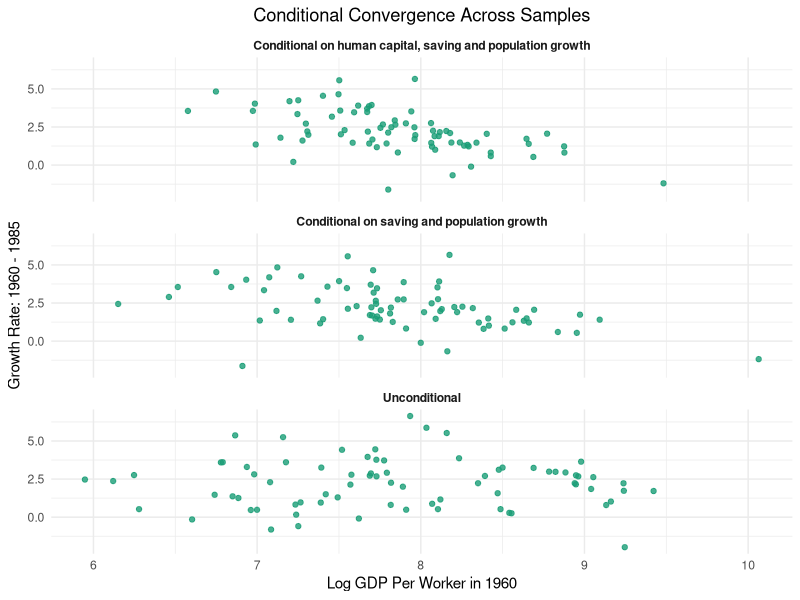

The R script that drew this image:

suppressPackageStartupMessages({
  library(readr)
  library(dplyr)
  library(purrr)
  library(broom)
  library(tidyr)
  library(ggplot2)
})

'%||%' <- function(x, y) {
  if (!is.null(x)) x else y
}

format_with_stars <- function(estimate, p_value, digits = 2) {
  if (is.na(estimate)) {
    return("")
  }
  base <- formatC(estimate, format = "f", digits = digits)
  if (is.na(p_value)) {
    return(base)
  }
  stars <- if (p_value < 0.01) {
    "***"
  } else if (p_value < 0.05) {
    "**"
  } else if (p_value < 0.1) {
    "*"
  } else {
    ""
  }
  paste0(base, stars)
}

build_table <- function(models, term_map, stat_specs = list(), digits = 2) {
  model_names <- names(models)
  tidy_models <- map(models, tidy)
  
  coef_rows <- map_dfr(seq_along(term_map), function(i) {
    term_name <- names(term_map)[i]
    label <- unname(term_map[i])
    values <- map_chr(model_names, function(model_name) {
      tm <- tidy_models[[model_name]]
      row <- tm[tm$term == term_name, , drop = FALSE]
      if (nrow(row) == 0) {
        return("")
      }
      format_with_stars(row$estimate, row$p.value, digits = digits)
    })
    tibble(term = label, !!!set_names(values, model_names))
  })
  
  if (length(stat_specs) > 0) {
    stat_rows <- map_dfr(names(stat_specs), function(label) {
      spec <- stat_specs[[label]]
      fn <- spec$fn
      digits_spec <- spec$digits %||% digits
      fmt <- spec$fmt
      values <- map_chr(models, function(mod) {
        value <- fn(mod)
        if (is.na(value)) {
          return("")
        }
        if (!is.null(fmt)) {
          return(sprintf(fmt, value))
        }
        formatC(value, format = "f", digits = digits_spec)
      })
      tibble(term = label, !!!set_names(values, model_names))
    })
    bind_rows(coef_rows, stat_rows)
  } else {
    coef_rows
  }
}

calc_adj_r2 <- function(mod) {
  summary(mod)$adj.r.squared
}

calc_n <- function(mod) {
  stats::nobs(mod)
}

calc_sigma <- function(mod) {
  summary(mod)$sigma
}

implied_alpha_ls <- function(mod) {
  beta <- coef(mod)[["ls"]]
  if (is.null(beta) || is.na(beta)) {
    return(NA_real_)
  }
  beta / (1 + beta)
}

implied_alpha_lslngd <- function(mod) {
  beta <- coef(mod)[["ls_lngd"]]
  if (is.null(beta) || is.na(beta)) {
    return(NA_real_)
  }
  beta / (1 + beta)
}

implied_alpha_hc <- function(mod) {
  beta_s <- coef(mod)[["ls"]]
  beta_h <- coef(mod)[["lschool"]]
  if (any(is.null(c(beta_s, beta_h))) || any(is.na(c(beta_s, beta_h)))) {
    return(NA_real_)
  }
  denom <- 1 + beta_s + beta_h
  beta_s / denom
}

implied_beta_hc <- function(mod) {
  beta_s <- coef(mod)[["ls"]]
  beta_h <- coef(mod)[["lschool"]]
  if (any(is.null(c(beta_s, beta_h))) || any(is.na(c(beta_s, beta_h)))) {
    return(NA_real_)
  }
  denom <- 1 + beta_s + beta_h
  beta_h / denom
}

implied_alpha_hc_res <- function(mod) {
  beta_s <- coef(mod)[["ls_lngd"]]
  beta_h <- coef(mod)[["lsch_ngd"]]
  if (any(is.null(c(beta_s, beta_h))) || any(is.na(c(beta_s, beta_h)))) {
    return(NA_real_)
  }
  denom <- 1 + beta_s + beta_h
  beta_s / denom
}

implied_beta_hc_res <- function(mod) {
  beta_s <- coef(mod)[["ls_lngd"]]
  beta_h <- coef(mod)[["lsch_ngd"]]
  if (any(is.null(c(beta_s, beta_h))) || any(is.na(c(beta_s, beta_h)))) {
    return(NA_real_)
  }
  denom <- 1 + beta_s + beta_h
  beta_h / denom
}

implied_lambda <- function(mod) {
  beta <- coef(mod)[["ly60"]]
  if (is.null(beta) || is.na(beta)) {
    return(NA_real_)
  }
  -log(beta + 1) / 25
}

data_dir <- file.path("data")
results_dir <- file.path("results")
tables_dir <- file.path(results_dir, "tables")
figures_dir <- file.path(results_dir, "figures")

if (!dir.exists(data_dir)) {
  dir.create(data_dir)
}

if (!dir.exists(results_dir)) {
  dir.create(results_dir)
}
if (!dir.exists(tables_dir)) {
  dir.create(tables_dir, recursive = TRUE)
}
if (!dir.exists(figures_dir)) {
  dir.create(figures_dir, recursive = TRUE)
}

mrw <- read_csv("data/mrw.csv") %>%
  select(-number) %>%
  mutate(
    lngd = log(popgrowth / 100 + 0.05),   #  g + delta is 5%
    ls = log(i_y / 100),
    ls_lngd = ls - lngd,
    lschool = log(school),
    lsch_ngd = lschool - lngd,
    ly60 = log(rgdpw60),
    ly85 = log(rgdpw85),
    linv = log(i_y),
    growth = ly85 - ly60
  )

data_reg <- filter(mrw, n == 1)
data_d <- filter(data_reg, i == 1)
data_oecd <- filter(data_reg, o == 1)

samples <- list(
  'Non-Oil' = data_reg,
  'Intermediate' = data_d,
  'OECD' = data_oecd
)

models_unres <- map(samples, ~ lm(ly85 ~ ls + lngd, data = .x))
models_res <- map(samples, ~ lm(ly85 ~ ls_lngd, data = .x))
models_hc_unres <- map(samples, ~ lm(ly85 ~ ls + lngd + lschool, data = .x))
models_hc_res <- map(samples, ~ lm(ly85 ~ ls_lngd + lsch_ngd, data = .x))

stat_base <- list(
  'R^2' = list(fn = calc_adj_r2, digits = 2),
  'N' = list(fn = calc_n, fmt = "%.0f"),
  's.e.e.' = list(fn = calc_sigma, digits = 2)
)

stat_alpha <- c(
  stat_base,
  list('Implied alpha' = list(fn = implied_alpha_ls, digits = 2))
)

stat_alpha_res <- c(
  stat_base,
  list('Implied alpha' = list(fn = implied_alpha_lslngd, digits = 2))
)

stat_alpha_beta <- c(
  stat_base,
  list(
    'Implied alpha' = list(fn = implied_alpha_hc, digits = 2),
    'Implied beta' = list(fn = implied_beta_hc, digits = 2)
  )
)

stat_alpha_beta_res <- c(
  stat_base,
  list(
    'Implied alpha' = list(fn = implied_alpha_hc_res, digits = 2),
    'Implied beta' = list(fn = implied_beta_hc_res, digits = 2)
  )
)

stat_lambda_alpha_beta_res <- c(
  stat_base,
  list(
    'Implied lambda' = list(fn = implied_lambda, digits = 5),
    'Implied alpha' = list(fn = implied_alpha_hc_res, digits = 2),
    'Implied beta' = list(fn = implied_beta_hc_res, digits = 2)
  )
)

term_labels_basic <- c(
  '(Intercept)' = "Constant",
  ls = "log(s)",
  lngd = "log(n+g+d)"
)

term_labels_restricted <- c(
  '(Intercept)' = "Constant",
  ls_lngd = "log(s) - log(n+g+d)"
)

term_labels_hc <- c(
  '(Intercept)' = "Constant",
  ls = "log(s)",
  lngd = "log(n+g+d)",
  lschool = "log(s_h)"
)

term_labels_hc_res <- c(
  '(Intercept)' = "Constant",
  ls = "log(s)",
  ls_lngd = "log(s) - log(n+g+d)",
  lsch_ngd = "log(s_h) - log(n+g+d)"
)

table_unres <- build_table(models_unres, term_labels_basic, stat_alpha, digits = 2)
write_csv(table_unres, file.path(tables_dir, "mrw_table_unrestricted.csv"))

table_res <- build_table(models_res, term_labels_restricted, stat_alpha_res, digits = 2)
write_csv(table_res, file.path(tables_dir, "mrw_table_restricted.csv"))

term_labels_hc_res_table <- c(
  '(Intercept)' = "Constant",
  ls_lngd = "log(s) - log(n+g+d)",
  lsch_ngd = "log(s_h) - log(n+g+d)"
)

table_hc_unres <- build_table(models_hc_unres, term_labels_hc, stat_alpha_beta, digits = 2)
write_csv(table_hc_unres, file.path(tables_dir, "mrw_table_human_capital_unrestricted.csv"))

table_hc_res <- build_table(models_hc_res, term_labels_hc_res_table, stat_alpha_beta_res, digits = 2)
write_csv(table_hc_res, file.path(tables_dir, "mrw_table_human_capital_restricted.csv"))

models_roc <- map(samples, ~ lm(growth ~ ly60, data = .x))
models_roc_cond <- map(samples, ~ lm(growth ~ ly60 + ls + lngd, data = .x))
models_roc_cond_hc <- map(samples, ~ lm(growth ~ ly60 + ls + lngd + lschool, data = .x))
models_roc_res <- map(samples, ~ lm(growth ~ ly60 + ls_lngd + lsch_ngd, data = .x))

stat_lambda <- c(
  stat_base,
  list('Implied lambda' = list(fn = implied_lambda, digits = 5))
)

term_labels_convergence <- c(
  '(Intercept)' = "Constant",
  ly60 = "log(y_0)"
)

table_roc <- build_table(models_roc, term_labels_convergence, stat_lambda, digits = 5)
write_csv(table_roc, file.path(tables_dir, "mrw_table_unconditional_convergence.csv"))

term_labels_convergence_cond <- c(
  '(Intercept)' = "Constant",
  ly60 = "log(y_0)",
  ls = "log(s)",
  lngd = "log(n+g+d)"
)

table_roc_cond <- build_table(models_roc_cond, term_labels_convergence_cond, stat_lambda, digits = 5)
write_csv(table_roc_cond, file.path(tables_dir, "mrw_table_conditional_convergence.csv"))

term_labels_convergence_cond_hc <- c(
  '(Intercept)' = "Constant",
  ly60 = "log(y_0)",
  ls = "log(s)",
  lngd = "log(n+g+d)",
  lschool = "log(s_h)"
)

table_roc_cond_hc <- build_table(models_roc_cond_hc, term_labels_convergence_cond_hc, stat_lambda, digits = 5)
write_csv(table_roc_cond_hc, file.path(tables_dir, "mrw_table_conditional_convergence_human_capital.csv"))

term_labels_convergence_res <- c(
  '(Intercept)' = "Constant",
  ly60 = "log(y_0)",
  ls_lngd = "log(s) - log(n+g+d)",
  lsch_ngd = "log(s_h) - log(n+g+d)"
)

table_roc_res <- build_table(models_roc_res, term_labels_convergence_res, stat_lambda_alpha_beta_res, digits = 4)
write_csv(table_roc_res, file.path(tables_dir, "mrw_table_conditional_convergence_restricted.csv"))

mean_income <- mean(data_d$ly60, na.rm = TRUE)
mean_growth <- mean(data_d$growth, na.rm = TRUE)
 
growth_rate <- (data_d$growth) * 100 / 25

resid_income_sp <- resid(lm(ly60 ~ lngd + linv, data = data_d))
resid_growth_sp <- resid(lm(growth ~ lngd + linv, data = data_d))

resid_income_hc <- resid(lm(ly60 ~ lngd + linv + lschool, data = data_d))
resid_growth_hc <- resid(lm(growth ~ lngd + linv + lschool, data = data_d))

plot_data <- bind_rows(
  tibble(
    panel = "Unconditional",
    log_income = data_d$ly60,
    growth_rate = growth_rate
  ),
  tibble(
    panel = "Conditional on saving and population growth",
    log_income = resid_income_sp + mean_income,
    growth_rate = (resid_growth_sp + mean_growth) * 100 / 25
  ),
  tibble(
    panel = "Conditional on human capital, saving and population growth",
    log_income = resid_income_hc + mean_income,
    growth_rate = (resid_growth_hc + mean_growth) * 100 / 25
  )
)

convergence_plot <- ggplot(plot_data, aes(x = log_income, y = growth_rate)) +
  geom_point(color = "#1b9e77", alpha = 0.8) +
  facet_wrap(~panel, ncol = 1) +
  labs(
    x = "Log GDP Per Worker in 1960",
    y = "Growth Rate: 1960 - 1985",
    title = "Conditional Convergence Across Samples"
  ) +
  theme_minimal() +
  theme(
    strip.text = element_text(face = "bold"),
    plot.title = element_text(hjust = 0.5)
  )

ggsave(file.path(figures_dir, "mrw_conditional_convergence.png"), convergence_plot,
       width = 8, height = 10, dpi = 300)

print("Tables written to results/tables")
print("Figure written to results/figures/mrw_conditional_convergence.png")